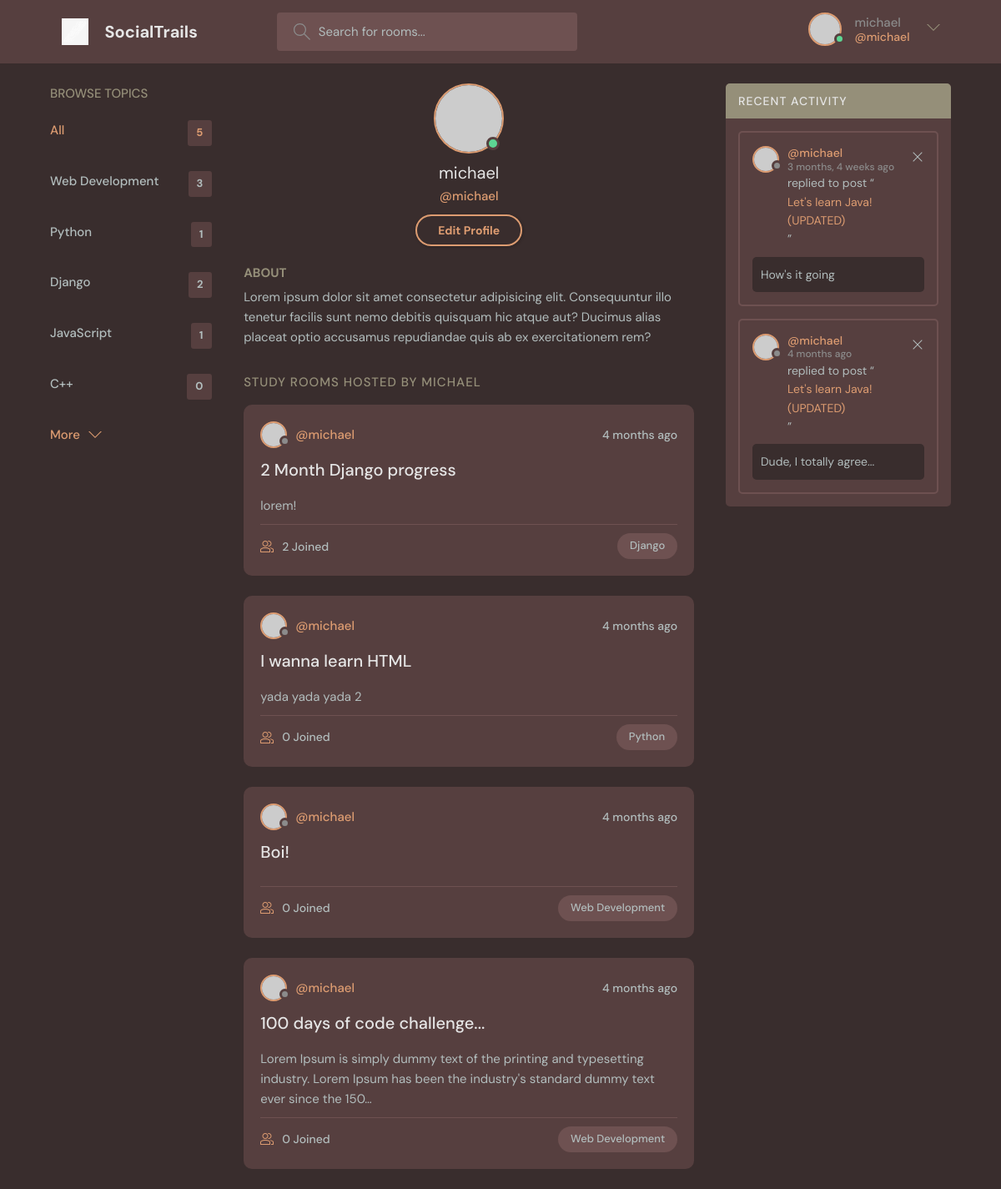
/profile/1/ (signed in), run on the app's committed database.
### base/models.py (models this page shows, shortened)
class Topic(models.Model):
    name = models.CharField(max_length=200)

class Room(models.Model):
    host = models.ForeignKey(User, on_delete=models.SET_NULL, null=True)
    topic = models.ForeignKey(Topic, on_delete=models.SET_NULL, null=True)
    name = models.CharField(max_length=200)
    description = models.TextField(null=True, blank=True)
    participants = models.ManyToManyField(User, related_name="participants", blank=True)
    updated = models.DateTimeField(auto_now=True)
    created = models.DateTimeField(auto_now_add=True)
    class Meta:
        ordering = ['-updated', '-created']
    def __str__(self):
        return self.name

class Message(models.Model):
    user = models.ForeignKey(User, on_delete=models.CASCADE)
    room = models.ForeignKey(Room, on_delete=models.CASCADE)
    body = models.TextField()
    updated = models.DateTimeField(auto_now=True)
    created = models.DateTimeField(auto_now_add=True)
    class Meta:
        ordering = ['-updated', '-created']
    def __str__(self):
        return self.body[0:50]

### base/views.py (the view)
# urls.py: path('profile/<str:pk>/', views.userProfile, name="user-profile"),
def userProfile(request, pk):
    user = User.objects.get(id=pk)
    rooms = user.room_set.all()
    topics = Topic.objects.all()
    room_messages = user.message_set.all()
    context = {'user': user, 'topics': topics, 'rooms': rooms, 'room_messages': room_messages}
    return render(request, 'base/profile.html', context)

### base/templates/base/profile.html
{% extends 'main.html' %} {% block content %}
  <main class="profile-page layout layout--3">
    <div class="container">
    {% include 'base/topics_component.html' %}
      <div class="roomList">
        <div class="profile">
          <div class="profile__avatar">
            <div class="avatar avatar--large active">
              <img src="https://randomuser.me/api/portraits/men/11.jpg" />
            </div>
          </div>
          <div class="profile__info">
            <h3>{{user.username}}</h3>
            <p>@{{user.username}}</p>
            {% if user == request.user %}
            <a href="{% url 'update-user' %}" class="btn btn--main btn--pill">Edit Profile</a>
            {% endif %}
        </div>
          <div class="profile__about">
            <h3>About</h3>
            <p>
              Lorem ipsum dolor sit amet consectetur adipisicing elit. Consequuntur illo tenetur
              facilis sunt nemo debitis quisquam hic atque aut? Ducimus alias placeat optio
              accusamus repudiandae quis ab ex exercitationem rem?
            </p>
          </div>
        </div>
        <div class="roomList__header">
          <div>
            <h2>Study Rooms Hosted by {{user.username}}</a>
            </h2>
          </div>
        </div>
        {% include 'base/feed_component.html' %}
      </div>
      {% include 'base/activity_component.html' %}
    </div>
  </main>
  {% endblock %}

### templates/navbar.html (shortened to what this page needs)
{% load static %}
<header class="header header--loggedIn">
  <div class="container">
    <a href="{% url 'home' %}" class="header__logo">
      <img src="{% static 'images/tread.png' %}" />
      <h1>SocialTrails</h1>
    </a>
    <form class="header__search" method="GET" action="{% url 'home' %}">
      <label>
        <input name="q" placeholder="Search for rooms..." />
      </label>
    </form>
    <nav class="header__menu">
      {% if request.user.is_authenticated %}
      <div class="header__user">
        <a href={% url 'user-profile' request.user.id %}>
          <div class="avatar avatar--medium active">
            <img src="https://randomuser.me/api/portraits/men/37.jpg" />
          </div>
          <p>
            {{request.user.username}} <span>@{{request.user.username}}</span>
          </p>
        <button class="dropdown-button">
          <svg
            version="1.1"
            xmlns="http://www.w3.org/2000/svg"
            width="32"
            height="32"
            viewBox="0 0 32 32"
          >
            <title>chevron-down</title>
            <path d="M16 21l-13-13h-3l16 16 16-16h-3l-13 13z"></path>
          </svg>
        </button>
      </div>
      {% else %}
      <a href={% url 'login' %}>
        <img src="{% static 'images/avatar.svg' %}" />
        <p>Login</p>
      </a>
      {% endif %}
    </nav>
  </div>
</header>

### base/templates/base/topics_component.html
<div class="topics">
  <div class="topics__header">
    <h2>Browse Topics</h2>
  </div>
  <ul class="topics__list">
    <li>
      <a href="{% url 'home' %}" class="active"
        >All <span>{{topics.count}}</span></a
      >
    </li>
    {% for topic in topics %}
    <li>
      <a href="{% url 'home' %}?q={{topic.name}}"
        >{{ topic.name }} <span>{{topic.room_set.all.count}}</span></a
      >
    </li>
    {% endfor %}
  </ul>
  <a class="btn btn--link" href="topics.html">
    More
    <svg
      version="1.1"
      xmlns="http://www.w3.org/2000/svg"
      width="32"
      height="32"
      viewBox="0 0 32 32"
    >
      <title>chevron-down</title>
      <path d="M16 21l-13-13h-3l16 16 16-16h-3l-13 13z"></path>
    </svg>
  </a>
</div>

### base/templates/base/feed_component.html (shortened to what this page needs)
{% for room in rooms %}
<div class="roomListRoom">
  <div class="roomListRoom__header">
    <a
      href="{% url 'user-profile' room.host.id %}"
      class="roomListRoom__author"
    >
      <div class="avatar avatar--small">
        <img src="https://randomuser.me/api/portraits/women/11.jpg" />
      </div>
      <span>@{{room.host.username}}</span>
    </a>
    <div class="roomListRoom__actions">
      <span>{{room.created|timesince}} ago</span>
    </div>
  </div>
  <div class="roomListRoom__content">
    <a href="{% url 'room' room.id %}">{{room.name}} </a>
    <p>{{room.description|truncatechars:150}}</p>
  </div>
  <div class="roomListRoom__meta">
    <a href="{% url 'room' room.id %}" class="roomListRoom__joined">
      {{room.participants.all.count}} Joined
    </a>
    <p class="roomListRoom__topic">{{room.topic.name}}</p>
  </div>
</div>
{% endfor %}

### base/templates/base/activity_component.html
<div class="activities">
  <div class="activities__header">
    <h2>Recent Activity</h2>
  </div>
  {% for message in room_messages|slice:":3" %}
  <div class="activities__box">
    <div class="activities__boxHeader roomListRoom__header">
      <a
        href="{% url 'user-profile' message.user.id %}"
        class="roomListRoom__author"
      >
        <div class="avatar avatar--small">
          <img src="https://randomuser.me/api/portraits/women/11.jpg" />
        </div>
        <p>
          @{{message.user.username}}
          <span>{{message.created|timesince}} ago</span>
        </p>
      </a>
      <div class="roomListRoom__actions">
        {% if request.user == message.user %}
        <a href="{% url 'delete-message' message.id %}">
          <svg
            version="1.1"
            xmlns="http://www.w3.org/2000/svg"
            width="32"
            height="32"
            viewBox="0 0 32 32"
          >
            <title>remove</title>
            <path
              d="M27.314 6.019l-1.333-1.333-9.98 9.981-9.981-9.981-1.333 1.333 9.981 9.981-9.981 9.98 1.333 1.333 9.981-9.98 9.98 9.98 1.333-1.333-9.98-9.98 9.98-9.981z"
            ></path>
          </svg>
        </a>
        {% endif %}
      </div>
    </div>
    <div class="activities__boxContent">
      <p>
        replied to post “<a href="{% url 'room' message.room.id %}"
          >{{message.room}}</a
        >”
      </p>
      <div class="activities__boxRoomContent">{{message}}</div>
    </div>
  </div>
  {% endfor %}
</div>

### data on the page
Topic: name "Web Development", room_set.all.count "3"
Topic: name "Python", room_set.all.count "1"
Topic: name "Django", room_set.all.count "2"
Topic: name "JavaScript", room_set.all.count "1"
Topic: name "C++", room_set.all.count "0"
Room: host.username "michael", created "4 months", name "2 Month Django progress", description "lorem!", participants.all.count "2", topic.name "Django"
Room: host.username "michael", created "4 months", name "I wanna learn HTML", description "yada yada yada 2", participants.all.count "0", topic.name "Python"
Room: host.username "michael", created "4 months", name "Boi!", participants.all.count "0", topic.name "Web Development"
Room: host.username "michael", created "4 months", name "100 days of code challenge...", description "Lorem Ipsum is simply dummy text of the printing and typesetting industry. Lorem Ipsum has been the industry's standard dummy text ever since the 150…", participants.all.count "0", topic.name "Web Development"
Message: user.username "michael", created "3 months, 4 weeks", room "Let's learn Java! (UPDATED)", body "How's it going"
Message: user.username "michael", created "4 months", room "Let's learn Java! (UPDATED)", body "Dude, I totally agree..."

### other printed values
{{ request.user.username }} "michael"
{{ topics.count }} "5"
{{ user.username }} "michael"
{{ user.username }} "MICHAEL"
